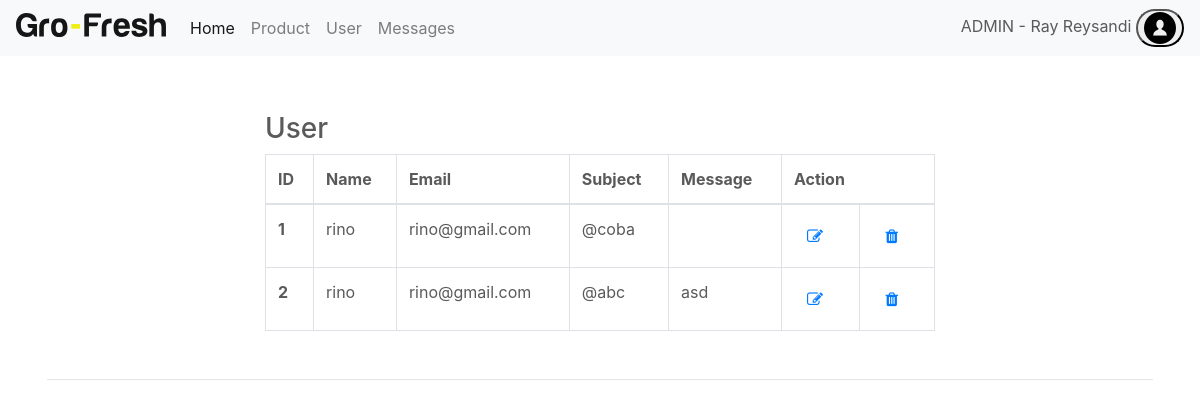
Page /admin/message.php on the earlier database version.
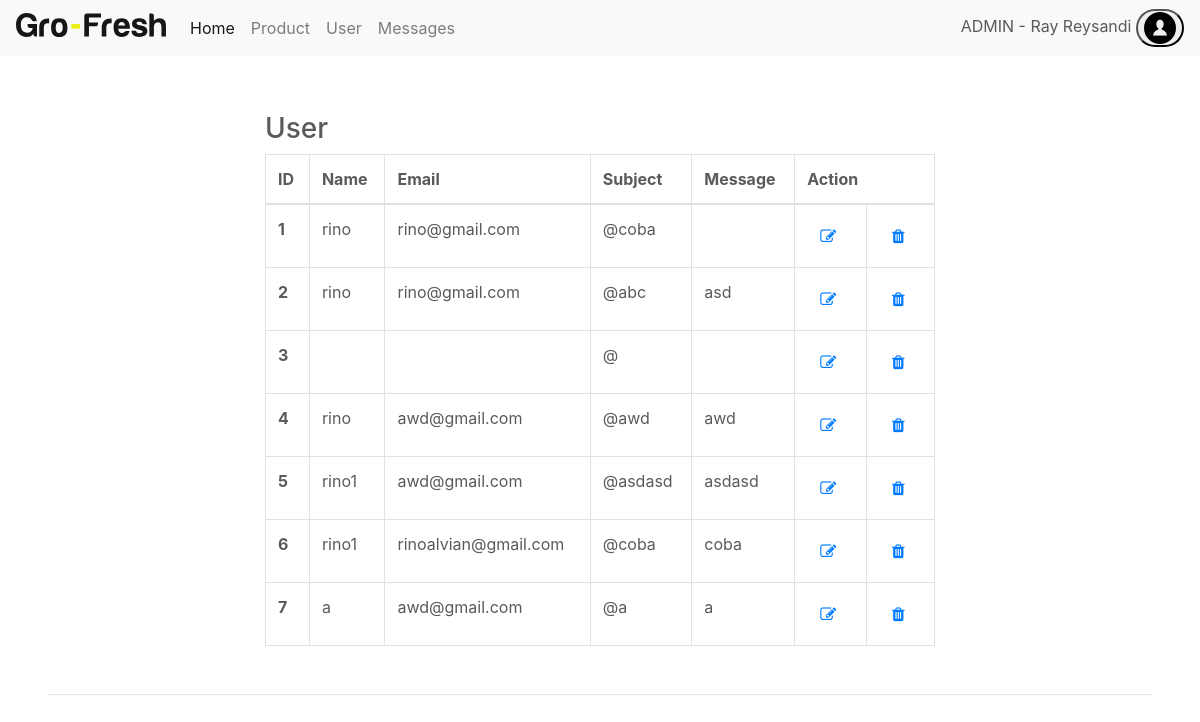
Same page on the later database version.
### tables this page shows
CREATE TABLE `contact_us` (
  `ID` int(6) NOT NULL,
  `Name` varchar(60) NOT NULL,
  `Email` varchar(20) NOT NULL,
  `Subject` varchar(20) NOT NULL,
  `Messages` text NOT NULL
);

### admin/message.php (the view, shortened to what this page needs)
<?php include '../system/koneksi.php'; ?>
<!doctype html>
<html lang="en">
  <head>
    <?php include 'head.php'; ?>
  </head>
  <body>
  	<?php include 'header admin.php'; ?>
    <main role="main">
      <div class="container-fluid marketing">
        <div class="row justify-content-lg-center">
          <div class="col-lg-7">
            <h3>User</h3>
            <table class="table table-bordered">
              <thead>
                <tr>
                  <th scope="col">ID</th>
                  <th scope="col">Name</th>
                  <th scope="col">Email</th>
                  <th scope="col">Subject</th>
                  <th scope="col">Message</th>
                  <th colspan="2" scope="col">Action</th>
                </tr>
              </thead>
              <tbody>
                <?php
                   $query = mysqli_query($con,"SELECT * FROM contact_us");
                   while ($record = mysqli_fetch_array($query)) {
                ?>
                <tr>
                  <th scope="row"><?php echo $record['ID']; ?></th>
                  <td><?php echo $record['Name']; ?></td>
                  <td><?php echo $record['Email']; ?></td>
                  <td>@<?php echo $record['Subject']; ?></td>
                  <td><?php echo $record['Messages']; ?></td>
                  <td><a href="produksys.php?kd_produk=<?php echo $record['kd_produk']?>" class="btn"><i class="fa fa-edit"></i></a></td>
                  <td><a href="produksys.php?kd_produk=<?php echo $record['kd_produk']?>" class="btn"><i class="fa fa-trash"></i></a></td>
                </tr>
                <?php } ?>
              </tbody>
            </table>
          </div>
        </div>
        <hr class="featurette-divider">
    </main>
</body>
</html>

### admin/head.php (shortened to what this page needs)
<link rel="stylesheet" type="text/css" href="../fonts/font-awesome-4.7.0/css/font-awesome.min.css">
<link rel="stylesheet" type="text/css" href="../fonts/iconic/css/material-design-iconic-font.min.css">
<link href="../assets/css/bootstrap.css" rel="stylesheet">
<link href="../assets/css/carousel.css" rel="stylesheet">

### admin/header admin.php (shortened to what this page needs)
<header>
      <nav class="navbar navbar-expand-md navbar-light fixed-top bg-light">
        <a class="navbar-brand" href="#"><img src="../img/logofont.svg" width="150" height="auto" class="d-inline-block align-top" alt=""></a>
        <div class="collapse navbar-collapse" id="navbarCollapse">
          <ul class="navbar-nav mr-auto">
            <li class="nav-item active">
              <a class="nav-link" href="#">Home <span class="sr-only">(current)</span></a>
            </li>
            <li class="nav-item">
              <a class="nav-link" href="product.php">Product</a>
            </li>
            <li class="nav-item">
              <a class="nav-link" href="user.php">User</a>
            </li>
            <li class="nav-item">
              <a class="nav-link" href="message.php">Messages</a>
            </li>
          </ul>
             <div class="dropdown">
            ADMIN - Ray Reysandi
          <button class="dropbtn"><img src="../img/user2.png"></button>
        </div>
      </nav>
    </header>

### assets/css/carousel.css (style rules this page uses)
body { padding-top: 3rem; padding-bottom: 3rem; color: #5a5a5a; }
.featurette-divider { margin: 2rem; }

Differences in the rows shown:
added contact_us: ID "3"
added contact_us: ID "4", Name "rino", Email "awd@gmail.com", Subject "awd", Messages "awd"
added contact_us: ID "5", Name "rino1", Email "awd@gmail.com", Subject "asdasd", Messages "asdasd"
added contact_us: ID "6", Name "rino1", Email "rinoalvian@gmail.com", Subject "coba", Messages "coba"
added contact_us: ID "7", Name "a", Email "awd@gmail.com", Subject "a", Messages "a"
